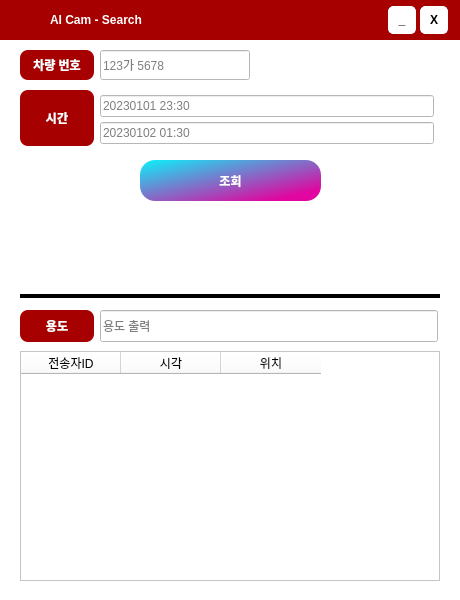
<?xml version="1.0" encoding="UTF-8"?>
<ui version="4.0">
 <class>SearchForm</class>
 <widget class="QMainWindow" name="SearchForm">
  <property name="geometry">
   <rect>
    <x>0</x>
    <y>0</y>
    <width>460</width>
    <height>600</height>
   </rect>
  </property>
  <property name="windowTitle">
   <string>MainWindow</string>
  </property>
  <widget class="QWidget" name="centralwidget">
   <widget class="QStackedWidget" name="stackedWidget">
    <property name="geometry">
     <rect>
      <x>0</x>
      <y>0</y>
      <width>460</width>
      <height>600</height>
     </rect>
    </property>
    <property name="styleSheet">
     <string notr="true">background-color: #FFFFFF;</string>
    </property>
    <property name="currentIndex">
     <number>0</number>
    </property>
    <widget class="QWidget" name="page_1">
     <widget class="QLabel" name="lb_title_time">
      <property name="geometry">
       <rect>
        <x>20</x>
        <y>90</y>
        <width>74</width>
        <height>56</height>
       </rect>
      </property>
      <property name="font">
       <font>
        <weight>75</weight>
        <bold>true</bold>
       </font>
      </property>
      <property name="styleSheet">
       <string notr="true">background-color: #A60000;
color: #FFFFFF;
border-radius: 8px;</string>
      </property>
      <property name="text">
       <string>시간</string>
      </property>
      <property name="alignment">
       <set>Qt::AlignCenter</set>
      </property>
     </widget>
     <widget class="QWidget" name="widget_1" native="true">
      <property name="geometry">
       <rect>
        <x>100</x>
        <y>90</y>
        <width>334</width>
        <height>60</height>
       </rect>
      </property>
      <layout class="QVBoxLayout" name="verticalLayout">
       <property name="spacing">
        <number>0</number>
       </property>
       <property name="leftMargin">
        <number>0</number>
       </property>
       <property name="topMargin">
        <number>0</number>
       </property>
       <property name="rightMargin">
        <number>0</number>
       </property>
       <property name="bottomMargin">
        <number>0</number>
       </property>
       <item>
        <widget class="QLineEdit" name="le_first_time">
         <property name="placeholderText">
          <string>20230101 23:30</string>
         </property>
        </widget>
       </item>
       <item>
        <widget class="QLineEdit" name="le_second_time">
         <property name="text">
          <string/>
         </property>
         <property name="placeholderText">
          <string>20230102 01:30</string>
         </property>
        </widget>
       </item>
      </layout>
     </widget>
     <widget class="QLabel" name="lb_title_plate">
      <property name="geometry">
       <rect>
        <x>20</x>
        <y>50</y>
        <width>74</width>
        <height>30</height>
       </rect>
      </property>
      <property name="font">
       <font>
        <weight>75</weight>
        <bold>true</bold>
       </font>
      </property>
      <property name="styleSheet">
       <string notr="true">background-color: #A60000;
color: #FFFFFF;
border-radius: 8px;</string>
      </property>
      <property name="text">
       <string>차량 번호</string>
      </property>
      <property name="alignment">
       <set>Qt::AlignCenter</set>
      </property>
     </widget>
     <widget class="QLineEdit" name="le_vehicle_info">
      <property name="geometry">
       <rect>
        <x>100</x>
        <y>50</y>
        <width>150</width>
        <height>30</height>
       </rect>
      </property>
      <property name="text">
       <string/>
      </property>
      <property name="placeholderText">
       <string>123가 5678</string>
      </property>
     </widget>
     <widget class="QPushButton" name="btn_search">
      <property name="geometry">
       <rect>
        <x>140</x>
        <y>160</y>
        <width>181</width>
        <height>41</height>
       </rect>
      </property>
      <property name="minimumSize">
       <size>
        <width>0</width>
        <height>30</height>
       </size>
      </property>
      <property name="maximumSize">
       <size>
        <width>200</width>
        <height>16777215</height>
       </size>
      </property>
      <property name="font">
       <font>
        <weight>75</weight>
        <bold>true</bold>
       </font>
      </property>
      <property name="styleSheet">
       <string notr="true">QPushButton{
	color: white;
	background-color: qlineargradient(spread:pad, x1:0, y1:0, x2:0.857143, y2:0.857955, stop:0 rgba(10, 242, 251, 255), stop:1 rgba(224, 6, 159, 255));
	border-radius: 15px;
}</string>
      </property>
      <property name="text">
       <string>조회</string>
      </property>
     </widget>
     <widget class="QTableWidget" name="tableWidget">
      <property name="geometry">
       <rect>
        <x>20</x>
        <y>351</y>
        <width>420</width>
        <height>230</height>
       </rect>
      </property>
      <property name="font">
       <font>
        <weight>50</weight>
        <bold>false</bold>
       </font>
      </property>
      <column>
       <property name="text">
        <string>전송자ID</string>
       </property>
      </column>
      <column>
       <property name="text">
        <string>시각</string>
       </property>
      </column>
      <column>
       <property name="text">
        <string>위치</string>
       </property>
      </column>
     </widget>
     <widget class="QLabel" name="lb_title_type">
      <property name="geometry">
       <rect>
        <x>20</x>
        <y>310</y>
        <width>74</width>
        <height>32</height>
       </rect>
      </property>
      <property name="font">
       <font>
        <weight>75</weight>
        <bold>true</bold>
       </font>
      </property>
      <property name="styleSheet">
       <string notr="true">background-color: #A60000;
color: #FFFFFF;
border-radius: 8px;</string>
      </property>
      <property name="text">
       <string>용도</string>
      </property>
      <property name="alignment">
       <set>Qt::AlignCenter</set>
      </property>
     </widget>
     <widget class="QLineEdit" name="le_vehicle_type">
      <property name="geometry">
       <rect>
        <x>100</x>
        <y>310</y>
        <width>338</width>
        <height>32</height>
       </rect>
      </property>
      <property name="text">
       <string/>
      </property>
      <property name="readOnly">
       <bool>true</bool>
      </property>
      <property name="placeholderText">
       <string>용도 출력</string>
      </property>
     </widget>
     <widget class="QLabel" name="lb_top_background">
      <property name="geometry">
       <rect>
        <x>0</x>
        <y>0</y>
        <width>460</width>
        <height>40</height>
       </rect>
      </property>
      <property name="styleSheet">
       <string notr="true">background-color: #A60000</string>
      </property>
      <property name="text">
       <string/>
      </property>
     </widget>
     <widget class="QPushButton" name="btn_main_minimized">
      <property name="geometry">
       <rect>
        <x>388</x>
        <y>6</y>
        <width>28</width>
        <height>28</height>
       </rect>
      </property>
      <property name="font">
       <font>
        <weight>75</weight>
        <bold>true</bold>
       </font>
      </property>
      <property name="styleSheet">
       <string notr="true">background-color: #FFFFFF;
border: 1px solid white;
border-radius: 5px;</string>
      </property>
      <property name="text">
       <string>_</string>
      </property>
     </widget>
     <widget class="QPushButton" name="btn_main_close">
      <property name="geometry">
       <rect>
        <x>420</x>
        <y>6</y>
        <width>28</width>
        <height>28</height>
       </rect>
      </property>
      <property name="font">
       <font>
        <weight>75</weight>
        <bold>true</bold>
       </font>
      </property>
      <property name="styleSheet">
       <string notr="true">background-color: #FFFFFF;
border: 1px solid white;
border-radius: 5px;</string>
      </property>
      <property name="text">
       <string>X</string>
      </property>
     </widget>
     <widget class="QLabel" name="label">
      <property name="geometry">
       <rect>
        <x>50</x>
        <y>10</y>
        <width>191</width>
        <height>20</height>
       </rect>
      </property>
      <property name="font">
       <font>
        <weight>75</weight>
        <bold>true</bold>
       </font>
      </property>
      <property name="styleSheet">
       <string notr="true">background-color: None;
color: white;</string>
      </property>
      <property name="text">
       <string>AI Cam - Search</string>
      </property>
     </widget>
     <widget class="QPushButton" name="icon_top_img">
      <property name="enabled">
       <bool>false</bool>
      </property>
      <property name="geometry">
       <rect>
        <x>10</x>
        <y>4</y>
        <width>32</width>
        <height>32</height>
       </rect>
      </property>
      <property name="styleSheet">
       <string notr="true">background-color: None;
border: None;
color: #FFFFFF;</string>
      </property>
      <property name="text">
       <string/>
      </property>
      <property name="icon">
       <iconset>
        <normaloff>../_icons/cam_icon_white.png</normaloff>../_icons/cam_icon_white.png</iconset>
      </property>
      <property name="iconSize">
       <size>
        <width>30</width>
        <height>30</height>
       </size>
      </property>
     </widget>
     <widget class="QFrame" name="frame_bar">
      <property name="geometry">
       <rect>
        <x>20</x>
        <y>294</y>
        <width>420</width>
        <height>4</height>
       </rect>
      </property>
      <property name="styleSheet">
       <string notr="true">background-color: black;</string>
      </property>
      <property name="frameShape">
       <enum>QFrame::StyledPanel</enum>
      </property>
      <property name="frameShadow">
       <enum>QFrame::Raised</enum>
      </property>
     </widget>
    </widget>
    <widget class="QWidget" name="page_2">
     <property name="styleSheet">
      <string notr="true"/>
     </property>
     <layout class="QVBoxLayout" name="verticalLayout_8">
      <property name="spacing">
       <number>0</number>
      </property>
      <property name="leftMargin">
       <number>0</number>
      </property>
      <property name="topMargin">
       <number>0</number>
      </property>
      <property name="rightMargin">
       <number>0</number>
      </property>
      <property name="bottomMargin">
       <number>0</number>
      </property>
      <item>
       <widget class="QWidget" name="widget_10" native="true">
        <widget class="QLabel" name="first_page_label">
         <property name="geometry">
          <rect>
           <x>0</x>
           <y>0</y>
           <width>460</width>
           <height>600</height>
          </rect>
         </property>
         <property name="text">
          <string/>
         </property>
         <property name="pixmap">
          <pixmap>search_img.png</pixmap>
         </property>
         <property name="alignment">
          <set>Qt::AlignCenter</set>
         </property>
        </widget>
       </widget>
      </item>
     </layout>
    </widget>
   </widget>
  </widget>
 </widget>
 <resources/>
 <connections/>
</ui>
